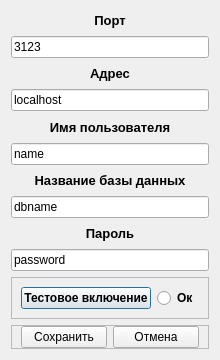
<?xml version="1.0" encoding="UTF-8"?>
<ui version="4.0">
 <class>SettingsDialog</class>
 <widget class="QDialog" name="SettingsDialog">
  <property name="geometry">
   <rect>
    <x>0</x>
    <y>0</y>
    <width>220</width>
    <height>360</height>
   </rect>
  </property>
  <property name="minimumSize">
   <size>
    <width>220</width>
    <height>360</height>
   </size>
  </property>
  <property name="maximumSize">
   <size>
    <width>220</width>
    <height>16777215</height>
   </size>
  </property>
  <property name="windowTitle">
   <string>Dialog</string>
  </property>
  <layout class="QVBoxLayout" name="verticalLayout">
   <item>
    <widget class="QLabel" name="label">
     <property name="font">
      <font>
       <pointsize>10</pointsize>
       <bold>true</bold>
      </font>
     </property>
     <property name="text">
      <string>Порт</string>
     </property>
     <property name="alignment">
      <set>Qt::AlignCenter</set>
     </property>
    </widget>
   </item>
   <item>
    <widget class="QLineEdit" name="txtPort">
     <property name="text">
      <string>3123</string>
     </property>
    </widget>
   </item>
   <item>
    <widget class="QLabel" name="label_address">
     <property name="font">
      <font>
       <pointsize>10</pointsize>
       <bold>true</bold>
      </font>
     </property>
     <property name="text">
      <string>Адрес</string>
     </property>
     <property name="alignment">
      <set>Qt::AlignCenter</set>
     </property>
    </widget>
   </item>
   <item>
    <widget class="QLineEdit" name="txtAddress">
     <property name="text">
      <string>localhost</string>
     </property>
    </widget>
   </item>
   <item>
    <widget class="QLabel" name="label_username">
     <property name="font">
      <font>
       <pointsize>10</pointsize>
       <bold>true</bold>
      </font>
     </property>
     <property name="text">
      <string>Имя пользователя</string>
     </property>
     <property name="alignment">
      <set>Qt::AlignCenter</set>
     </property>
    </widget>
   </item>
   <item>
    <widget class="QLineEdit" name="txtUsername">
     <property name="text">
      <string>name</string>
     </property>
    </widget>
   </item>
   <item>
    <widget class="QLabel" name="label_name">
     <property name="font">
      <font>
       <pointsize>10</pointsize>
       <bold>true</bold>
      </font>
     </property>
     <property name="text">
      <string>Название базы данных</string>
     </property>
     <property name="alignment">
      <set>Qt::AlignCenter</set>
     </property>
    </widget>
   </item>
   <item>
    <widget class="QLineEdit" name="txtNameDB">
     <property name="text">
      <string>dbname</string>
     </property>
    </widget>
   </item>
   <item>
    <widget class="QLabel" name="label_pass">
     <property name="font">
      <font>
       <pointsize>10</pointsize>
       <bold>true</bold>
      </font>
     </property>
     <property name="text">
      <string>Пароль</string>
     </property>
     <property name="alignment">
      <set>Qt::AlignCenter</set>
     </property>
    </widget>
   </item>
   <item>
    <widget class="QLineEdit" name="txtPass">
     <property name="text">
      <string>password</string>
     </property>
    </widget>
   </item>
   <item>
    <widget class="QFrame" name="frame">
     <property name="font">
      <font>
       <bold>true</bold>
      </font>
     </property>
     <property name="frameShape">
      <enum>QFrame::StyledPanel</enum>
     </property>
     <property name="frameShadow">
      <enum>QFrame::Raised</enum>
     </property>
     <layout class="QHBoxLayout" name="horizontalLayout">
      <item>
       <widget class="QPushButton" name="btnTestConn">
        <property name="text">
         <string>Тестовое включение</string>
        </property>
       </widget>
      </item>
      <item>
       <widget class="QRadioButton" name="radioBtnOk">
        <property name="text">
         <string>Ок</string>
        </property>
        <property name="checkable">
         <bool>false</bool>
        </property>
       </widget>
      </item>
     </layout>
    </widget>
   </item>
   <item>
    <widget class="QFrame" name="frame_2">
     <property name="frameShape">
      <enum>QFrame::StyledPanel</enum>
     </property>
     <property name="frameShadow">
      <enum>QFrame::Raised</enum>
     </property>
     <layout class="QHBoxLayout" name="horizontalLayout_2">
      <property name="topMargin">
       <number>0</number>
      </property>
      <property name="bottomMargin">
       <number>0</number>
      </property>
      <item>
       <widget class="QPushButton" name="btnSave">
        <property name="text">
         <string>Сохранить</string>
        </property>
        <property name="checkable">
         <bool>false</bool>
        </property>
        <property name="default">
         <bool>false</bool>
        </property>
       </widget>
      </item>
      <item>
       <widget class="QPushButton" name="btnCancel">
        <property name="text">
         <string>Отмена</string>
        </property>
       </widget>
      </item>
     </layout>
    </widget>
   </item>
  </layout>
 </widget>
 <resources/>
 <connections/>
</ui>
